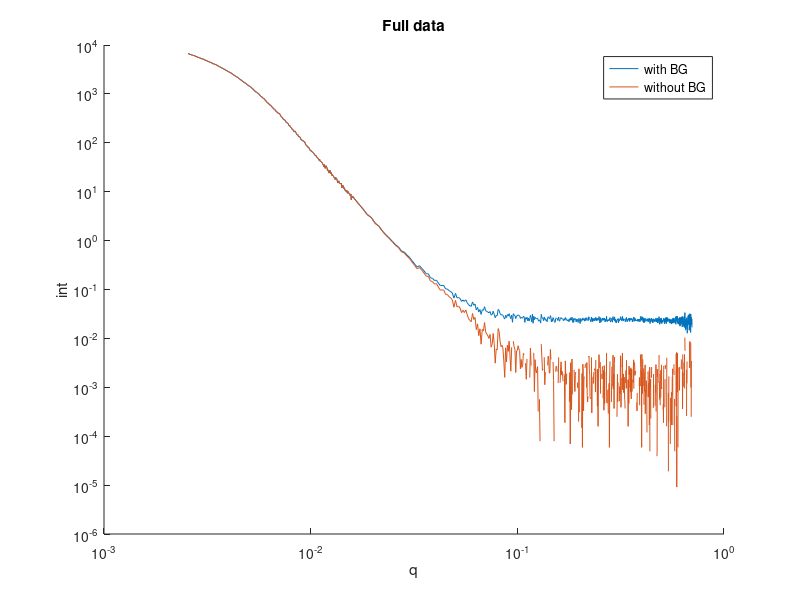

Here is the MATLAB script that generated this plot: (Note: this script raises an error after producing the figure.)
%% import from *.txt

% TODO


%% load from file
load("data.mat")
clearvars s

%% background correction

p = 0.4; % find BG in last p % of data points
tail_range = round(numel(q)*(1-p)):numel(q);
Background = mean(int(tail_range));
int_nobg = int - Background;
int_nobg(int_nobg<0) = 0;

disp(['Background value = ' num2str(Background)])

figure
hold on
plot(q, int)
plot(q, int_nobg)
set(gca,'xscale', 'log')
set(gca,'yscale', 'log')
title('Full data')
legend({'with BG', 'without BG'})
xlabel('q')
ylabel('int')

%%  cut of noisy data
clc

intcor_log = log10(int_nobg);

Data_group_size = 0.05; % FIXME: debug value

SZ = round(Data_group_size*numel(intcor_log));

N = round(numel(intcor_log)/SZ);

% figure %FIXME: debug plot
% hold on

group_end_ind_prev = [];
for i = 1:N
    group_start_ind = SZ*(i-1)+1;
    group_end_ind = SZ*(i)+1;
    % disp([num2str(group_start_ind) ' - ' num2str(group_end_ind)])
    Range = group_start_ind:group_end_ind;
    X_part = q(Range);
    Y_part = intcor_log(Range);

    Inf_range = isinf(Y_part);
    X_part(Inf_range) = [];
    Y_part(Inf_range) = [];


    [Fit_obj, GOF] = fit(X_part, Y_part, 'a*x+b', 'start', [0 0]);
    % plot(X_part, Y_part, 'b') %FIXME: debug plot

    Y_line = feval(Fit_obj, X_part);
    % plot(X_part, Y_line, 'r') %FIXME: debug plot

    % plot(X_part, (Y_part-Y_line).^2, 'r') %FIXME: debug plot

    Rsquare = GOF.rsquare;
    Trigger_value = 0.85; %FIXME: debug value

    if Rsquare < Trigger_value
        Output_range = 1:group_end_ind_prev;
        break
    end

    group_end_ind_prev = group_end_ind;
end

% Output_range

q_cor = q(Output_range);
intcor = int_nobg(Output_range);
intcor_log = log10(intcor);

figure
hold on
plot(q_cor, intcor_log)
title('Data with no noise')
xlabel('q')
ylabel('int')


%% prepare to processing

X_input = q_cor;
Y_input = intcor_log;

clearvars -except X_input Y_input 




























